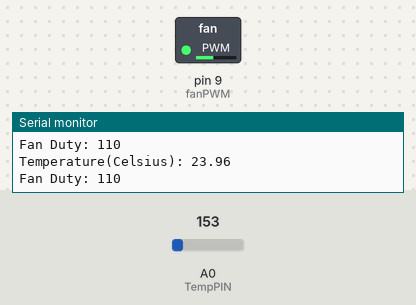
Bench run of a sketch on a simulated Arduino Uno, built with avr-gcc and run on an emulated ATmega328P. Shown: switched loads named in the sketch (green lamp = pin HIGH), the last lines printed to the serial monitor. The test bench sets the inputs (shaded band); at power-on: A0 (TempPIN) = 153.

Above: at 6.3 s.
6.4 s: A0 (TempPIN) set to 165
At 7.7 s:
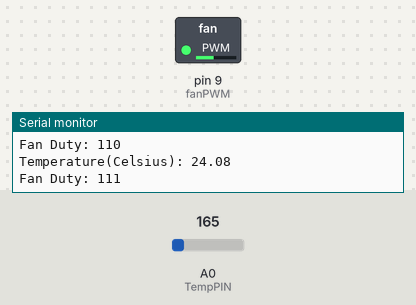
9.4 s: A0 (TempPIN) set to 221
At 17.9 s:
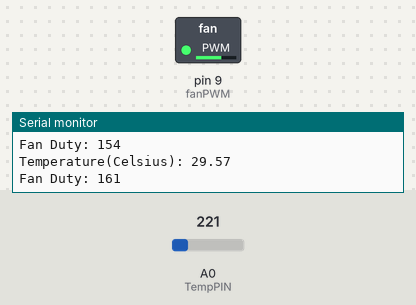
Timing chart, 0 to 24.6 s (numbered marks = the images above; inputs shaded):
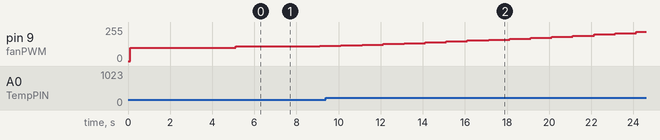

Measured:
- after the input at 6.4 s, pin 9 (fanPWM): 110/255 → 111/255 after 0.71 s, → 112/255 1.0 s later, → 113/255 1.0 s later

The sketch:

controlFinalV2Laptop.ino
```cpp
// Overblown Fan Control
// by: Richard Durante

#include <PWM.h>
#include <stdio.h>
#include <stdlib.h>
#include <math.h>

#define TempPIN 0                           // Analog Pin 0

float ardVolt = 4.95;                       // Arduino Output Voltage 5V measured

float temperatureSense;                     // Temperature of sensor

// Fan Pins
const byte fanPWM = 9;			                // fan control connected to digital pin 3
const byte fanRPMPin = 2;				            // fan RPM readings

// Fan Duty Cycle
int dutyCycleStart = 100;                   // startup duty cycle (0-255)
int dutyCycleFan;

// For Looping Temperature Readings
const byte numReadings = 50;                // number of readings to average
float rawVal[numReadings];                    // setup array for calculating the raw value
byte index = 0;                             // index for for loop
float total = 0;                     // running total

// int fanRPM;								              // variable to output fan RPM
int rpmCounter;						                  // counter for number of interrupts (hall effect) per second

int32_t pwmFrequency = 24000;               // set PWM frequency for system to 27.5kHz

void setup() {
	InitTimersSafe();					                // initialize all timers except for 0, to save time keeping functions
	Serial.begin(115200);
	delay(100);

	// RPM Counter Setup
	pinMode(fanRPMPin, INPUT);
	attachInterrupt(fanRPMPin, rpm, RISING);

  // Temperature Sensor Setup
  pinMode(TempPIN, INPUT);

	// 120mm Radiator Fans Setup
  SetPinFrequencySafe(fanPWM,pwmFrequency);
	pinMode(fanPWM, OUTPUT);
	pwmWrite(fanPWM,dutyCycleStart);
  delay(5000);

  // init temperatureSense
  // rawVal = analogRead(TempPIN);
  // temperatureSense = tempSensor(rawVal);
  // prevTemp = temperatureSense;

  for (index = 0; index < numReadings; index++) { // fill the array for faster startup
    rawVal[index] = analogRead(TempPIN);
    total = total + rawVal[index];
  }
  index = 0; // reset

}

// Interrupt to count the fan RPM
 void rpm() {
  rpmCounter++;
}

void loop() {
    total = total - rawVal[index]; // subtract the last reading
    rawVal[index] = analogRead(TempPIN); // one unused reading to clear ghost charge
    rawVal[index] = analogRead(TempPIN); // read from the sensor
    total = total + rawVal[index]; // add the reading to the total
    index = index + 1; // advance to the next position in the array
    if (index >= numReadings){ // if we're at the end of the array
      index = 0; // wrap around to the beginning
    }
    // rawVal = analogRead(TempPIN);
    temperatureSense = tempSensor((total/numReadings));      // read ADC and  convert it to Celsius

   // if(temperatureSense > 36){                  // temperature error correction, possibly due to no diode
   //     temperatureSense = prevTemp;
   // }
   // else if(temperatureSense < 18){
   //     temperatureSense = prevTemp;
   // }
   // prevTemp = temperatureSense;

    // Control for PWM
    dutyCycleFan = 22.554 * exp(0.0665 * temperatureSense);    // fan curve based on excel spreadsheet

    if(dutyCycleFan > 255){                                 // if temperatures exceed actuals, error check
      dutyCycleFan = 255;                                   // this should be corrected from previous error check
    }
    else if(dutyCycleFan < 50){
      dutyCycleFan = 50;
    }

     pwmWrite(fanPWM,dutyCycleFan);                          // write duty cycle to fan


    Serial.print("Temperature(Celsius): ");
    Serial.print(temperatureSense,2);                       // display Celsius
    Serial.println("");

    //Serial.print("Analog Val : ");
    //Serial.print(rawVal);                                 // display mV
    //Serial.println("");

    Serial.print("Fan Duty: ");
    Serial.print(dutyCycleFan);                           // display duty cycle
    Serial.println("");
    // fanRPMOutput(rpmCounter);

    delay(1000);

}

int fanRPMOutput(int rpmCounter) {
	int fanRPM;

	rpmCounter = 0;							// reset rotation counter to 0
	sei();									// enable interrupts
	delay(1000);							// pause 1 second
	cli();									// disable interrupts

	fanRPM = (rpmCounter * 60) / 2;			// take count of interrupts over 1 second, multiply by 60 (for minute) and div by 2 for bipolar hall effect sensor
	Serial.print("Fan RPM: ");				// output fan RPM
	Serial.println(fanRPM, DEC);

}

float tempSensor(float RawADC) {
  float TempSurface;                                  // Dual-Purpose variable to save space.
  RawADC = RawADC * ardVolt;
  RawADC /= 1024.0;
  TempSurface = (RawADC - 0.5) * 100 ;          //converting from 10 mv per degree wit 500 mV offset

  return TempSurface;
}
```
